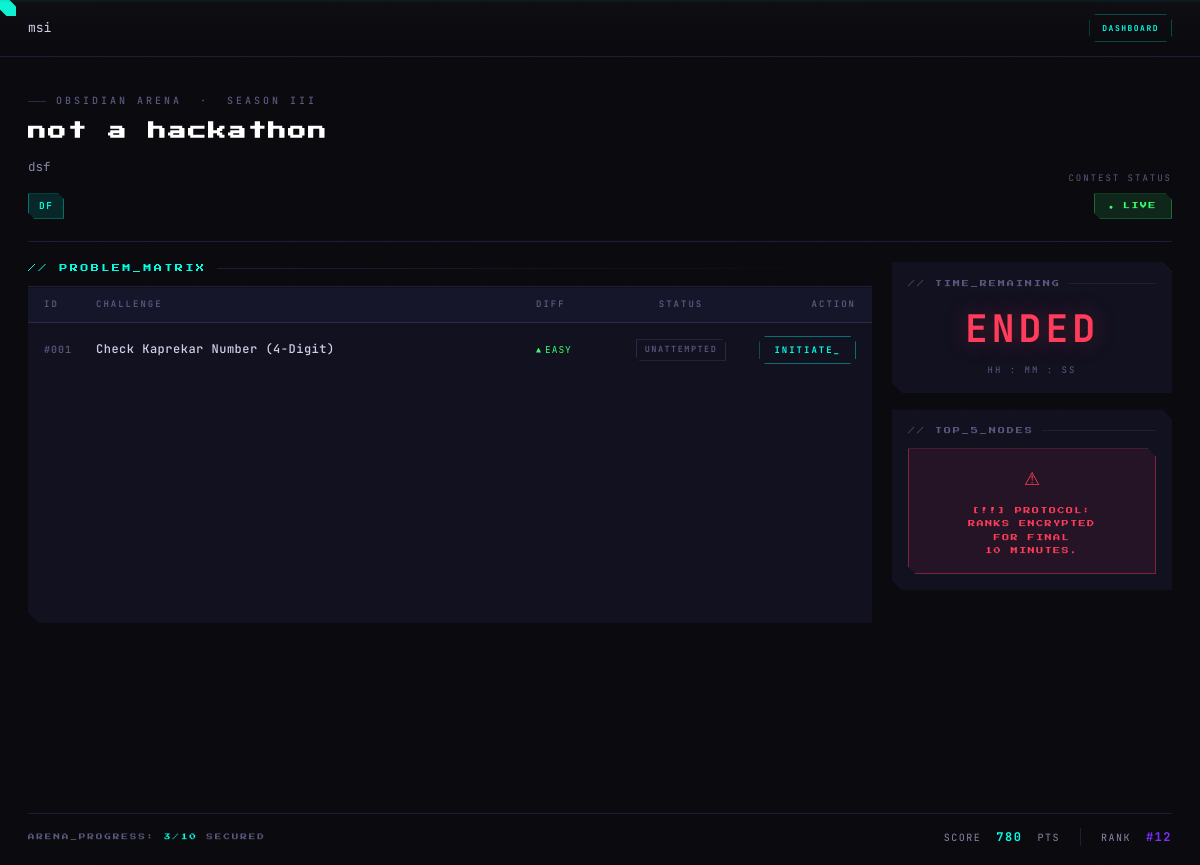
Screenshot of /contest/6/lobby/ (signed in) with the database file from the repository.
### home/models.py (models this page shows, shortened)
class Contest(models.Model):
    name = models.CharField(max_length=200)
    description = models.TextField()
    start_time = models.DateTimeField()
    end_time = models.DateTimeField()
    passkey = models.CharField(max_length=50, blank=True, null=True)
    tags = models.CharField(max_length=200, blank=True, help_text="Comma-separated tags (e.g. AI, WEB, DSA)")
    prize = models.CharField(max_length=100, blank=True, help_text="Prize pool info")
    penalty_minutes = models.IntegerField(default=10, help_text="Penalty in minutes added per wrong submission")
    problems = models.ManyToManyField(Problem, through='ContestProblem', related_name='contests')

class ContestProblem(models.Model):
    DIFFICULTY_CHOICES = [
        ('EASY', 'Easy'),
        ('MEDIUM', 'Medium'),
        ('HARD', 'Hard'),
    ]
    contest = models.ForeignKey(Contest, on_delete=models.CASCADE)
    problem = models.ForeignKey(Problem, on_delete=models.CASCADE)
    points = models.IntegerField(default=10)
    difficulty = models.CharField(max_length=10, choices=DIFFICULTY_CHOICES, default='EASY')
    class Meta:
        unique_together = ('contest', 'problem')

class Problem(models.Model):
    title = models.CharField(max_length=200)
    statement = models.TextField()
    input_format = models.TextField()
    output_format = models.TextField()
    constraints = models.TextField()
    is_special_judge = models.BooleanField(default=False,
                                           help_text="Check output via custom logic rather than exact match")
    special_judge_script = models.TextField(blank=True, null=True, help_text="Python script to validate output")
    allowed_languages = models.ManyToManyField(Language, related_name='problems')

### home/views.py (the view, shortened to what this page needs)
# urls.py: path('contest/<int:contest_id>/lobby/', views.contest_lobby, name='contest_lobby'),
@login_required
def contest_lobby(request, contest_id):
    contest = get_object_or_404(Contest, id=contest_id)
    now = timezone.now()
    is_live = contest.start_time <= now <= contest.end_time
    is_archived = now > contest.end_time
    time_remaining = (contest.end_time - now).total_seconds()
    blackout_active = is_live and (0 < time_remaining <= 600)
    problems = ContestProblem.objects.filter(contest=contest).select_related('problem')
    total_problems = problems.count()
    tags = []
    if contest.tags:
        tags = [t.strip() for t in contest.tags.split(',') if t.strip()]
    leaderboard = []
    try:
        all_subs = Submission.objects.filter(contest=contest).select_related('user', 'problem')
        user_data = {}
        leaderboard.sort(key=lambda r: (-r['solved'], -r['score'], r['time_taken']))
        solved_problems = list(Submission.objects.filter(
            user=request.user, contest=contest, is_accepted=True
        ).values_list('problem__id', flat=True).distinct()) if request.user.is_authenticated else []
    except OperationalError:
        import datetime
        now = timezone.now()
        leaderboard = [
            {'user_id': 1, 'username': 'cipher_null', 'solved': 7, 'time_taken': 2*3600+14*60+55, 'time_taken_str': '2:14:55'},
            {'user_id': 2, 'username': 'voidwalker_x', 'solved': 6, 'time_taken': 3*3600+5*60+12, 'time_taken_str': '3:05:12'},
            {'user_id': 3, 'username': 'obsidian_dev', 'solved': 5, 'time_taken': 4*3600+22*60+8, 'time_taken_str': '4:22:08'},
        ]
        solved_problems = []
    context = {
        'contest': contest,
        'problems': problems,
        'is_live': is_live,
        'is_archived': is_archived,
        'blackout_active': blackout_active,
        'time_remaining': int(time_remaining) if time_remaining > 0 else 0,
        'contest_end_unix': int(contest.end_time.timestamp()),
        'total_problems': total_problems,
        'solved_problems': solved_problems,
        'leaderboard': leaderboard,
        'tags': tags,
    }
    return render(request, 'home/contest_lobby.html', context)

### home/templates/home/contest_lobby.html (shortened to what this page needs)
{% extends "home/base.html" %}
{% block content %}
<nav>
  <div class="nav-left">
    {% if user.is_authenticated %}
      <div class="nav-username-left">{{ user.username }}</div>
    {% endif %}
  </div>
  <div class="nav-right">
    <a href="{% url 'dashboard' %}"><button class="nav-cta">Dashboard</button></a>
  </div>
</nav>
<div class="lobby">
  <header class="lobby-header">
    <div class="header-left">
      <div class="header-eyebrow">OBSIDIAN ARENA &nbsp;·&nbsp; Season III</div>
      <h1 class="header-title">
        {{ contest.name|default:"NETHER FORGE" }} &nbsp;
      </h1>
      <p class="header-desc">
        {{ contest.description|default:"No description available." }}
      </p>
      <div class="header-badges">
        {% for tag in tags %}
          <span class="badge badge-cyan">{{ tag|upper }}</span>
        {% empty %}
          <span class="badge badge-gray">[GENERAL]</span>
        {% endfor %}
      </div>
    </div>
    <div class="header-status">
      <span class="status-label">Contest Status</span>
      <span class="status-pill status-live">● LIVE</span>
    </div>
  </header>
  <div class="lobby-main">
    <div class="panel-left">
      <div class="panel-heading">// PROBLEM_MATRIX</div>
      <div class="problem-matrix">
        <div class="matrix-head">
          <span class="matrix-head-cell">ID</span>
          <span class="matrix-head-cell">Challenge</span>
          <span class="matrix-head-cell p-diff-cell">Diff</span>
          <span class="matrix-head-cell center">Status</span>
          <span class="matrix-head-cell right">Action</span>
        </div>
          <div class="matrix-body" id="problemBody">
            {% if problems %}
              {% for cp in problems %}
                {% with p=cp.problem %}
                <div class="p-row {% if p.id in solved_problems %}solved{% elif cp.points == 0 %}locked{% endif %}">
                  <span class="p-id">#{{ forloop.counter|stringformat:"03d" }}</span>
                  <span class="p-name">{{ p.title }}</span>
                  <div class="p-diff-cell">
                    <div class="p-diff {% if cp.difficulty == 'HARD' %}diff-hard{% elif cp.difficulty == 'MEDIUM' %}diff-medium{% else %}diff-easy{% endif %}">
                      <span class="diff-pip"></span>
                      <span class="diff-label">{% if cp.difficulty == 'MEDIUM' %}MED{% else %}{{ cp.difficulty|default:"EASY" }}{% endif %}</span>
                    </div>
                  </div>
                  <div class="p-status"><span class="status-tag {% if p.id in solved_problems %}tag-solved{% else %}tag-unattempted{% endif %}">{% if p.id in solved_problems %}SOLVED{% else %}UNATTEMPTED{% endif %}</span></div>
                  <div class="p-action">
                    {% if p.id in solved_problems %}
                      <a href="{% url 'problem_ide' contest.id p.id %}" class="btn-initiate">REVIEW_</a>
                    {% else %}
                      <a href="{% url 'problem_ide' contest.id p.id %}" class="btn-initiate">INITIATE_</a>
                    {% endif %}
                  </div>
                </div>
                {% endwith %}
              {% endfor %}
            {% else %}
              <div style="padding:18px;color:var(--text-mid);">No problems in this contest.</div>
            {% endif %}
        </div>
      </div>
    </div>
    <div class="panel-right" id="telemetryPanel">
      <div class="telem-card">
        <div class="corner-tr"></div>
        <div class="telem-label">// TIME_REMAINING</div>
        <div class="timer-display" id="timerDisplay">02:14:55</div>
        <div class="timer-sub">HH : MM : SS</div>
      </div>
      <div class="telem-card">
        <div class="corner-tr"></div>
        <div class="telem-label">// TOP_5_NODES</div>
        <div class="blackout-block">
          <span class="blackout-icon">⚠</span>
          <p class="blackout-msg">[!!] PROTOCOL:<br>RANKS ENCRYPTED<br>FOR FINAL<br>10 MINUTES.</p>
        </div>
      </div>
    </div>
  </div>
  <div class="lobby-hud">
    <span class="hud-label">
      ARENA_PROGRESS: <span id="hudFraction">3/10</span> SECURED
    </span>
    <div class="hud-right">
      <div class="hud-score-box">
        SCORE &nbsp;<strong id="hudScore">780</strong>&nbsp; PTS
      </div>
      <div class="hud-score-box">
        RANK &nbsp;<strong style="color:var(--purple);">#12</strong>
      </div>
    </div>
  </div>
</div>
{% endblock %}

### home/static/home/css/style.css (style rules this page uses)
:root { --obsidian: #0a0a0f; --deep: #0d0d1a; --surface: #111120; --card: #16162a; --border: #2a2a4a; --cyan: #00ffe5; --cyan-dim: #00ffe540; --purple: #7b2fff; --purple-dim: #7b2fff30; --lava: #ff5c1a; --green: #39ff14; --white: #e8e8ff; --muted: #6b6b9a; --pixel: 4px; }
* { margin: 0; padding: 0; box-sizing: border-box; }
html { scroll-behavior: smooth; }
body { background: var(--obsidian); color: var(--white); font-family: 'JetBrains Mono', monospace; overflow-x: hidden; cursor: none; }
nav { position: fixed; top: 0; width: 100%; padding: 0 48px; height: 68px; display: flex; align-items: center; justify-content: space-between; background: rgba(8, 8, 14, 0.62); backdrop-filter: blur(24px) saturate(180%); -webkit-backdrop-filter: blur(24px) saturate(180%); border-bottom: 1px solid rgba(123, 47, 255, 0.18); z-index: 1000; box-shadow: 0 1px 0 rgba(0, 229, 204, 0.04); }
.nav-left { display: flex; align-items: center; gap: 48px; }
.nav-right { display: flex; align-items: center; gap: 4px; }
.nav-cta { font-family: 'Press Start 2P', monospace; font-size: 8px; background: var(--purple); color: white; padding: 10px 18px; border: none; cursor: none; text-transform: uppercase; letter-spacing: 1px; clip-path: polygon(0 0, calc(100% - 8px) 0, 100% 8px, 100% 100%, 8px 100%, 0 calc(100% - 8px)); transition: all 0.2s; box-shadow: 0 0 20px rgba(123, 47, 255, 0.3); }

### rows the page displays
Contest: name "not a hackathon", description "dsf", tags "DF"
ContestProblem: problem "Check Kaprekar Number (4-Digit)", difficulty "EASY"

### other values shown
{{ user.username }} "msi"
